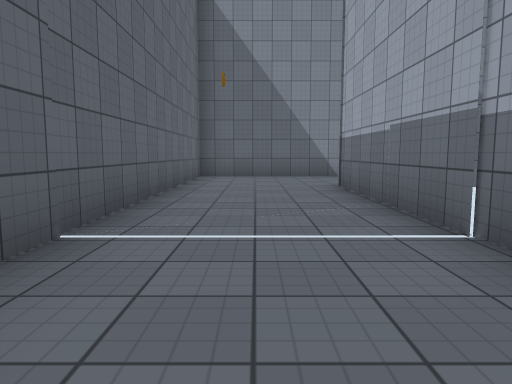
[1] (above)

16 first-person views from a walk through a Unity game level. The camera is 1.2 m above the floor, tilts 6° down and sees 70° across. The floor is counted in squares, 2 m on a side. Each view is taken from the middle of a square. On the plan, view 1 faces up. The plan holds only what a view shows up to about 10 squares ahead; the rest is blank. The place goes on beyond the plan. The player character is not drawn. Surface patterns are stand-ins for the level's own textures.

[2]
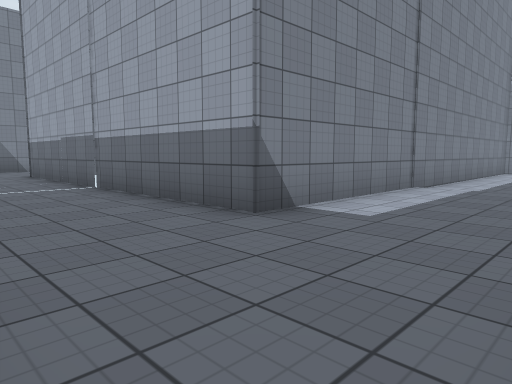

[3]
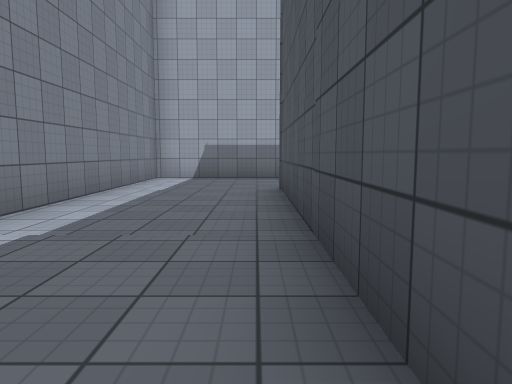

[4]
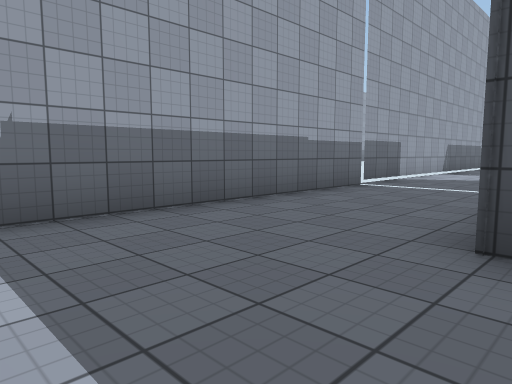

[5]
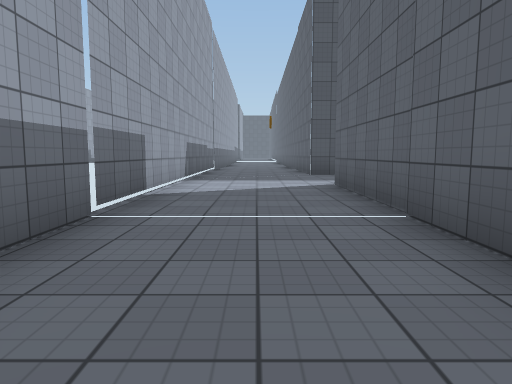

[6]
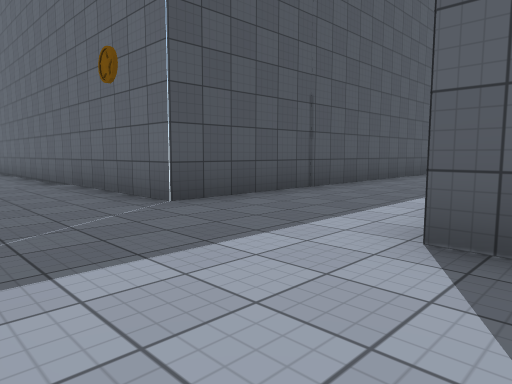

[7]
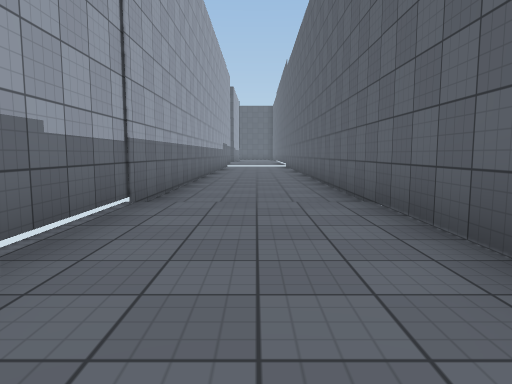

[8]
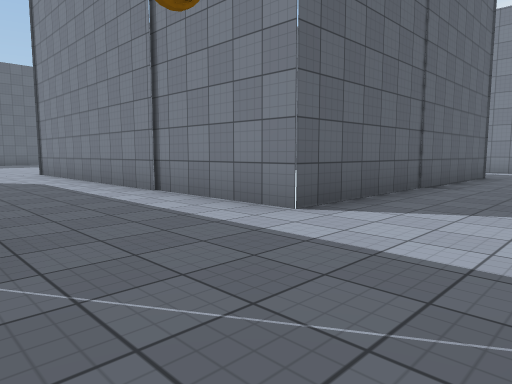

[9]
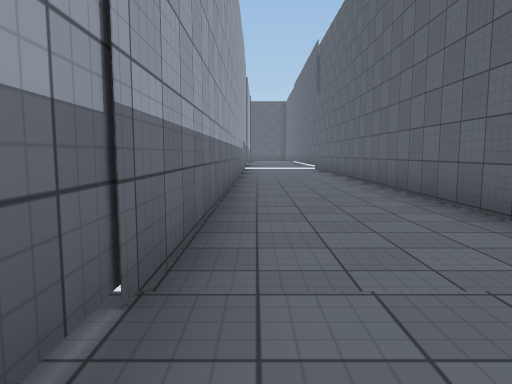

[10]
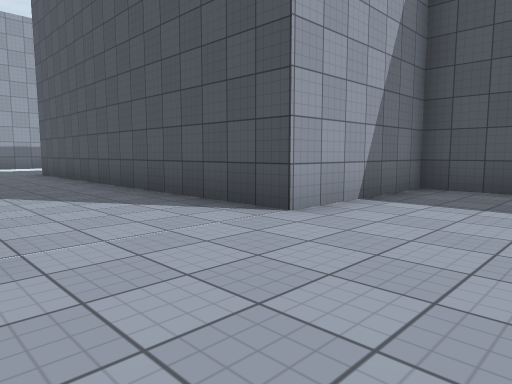

[11]
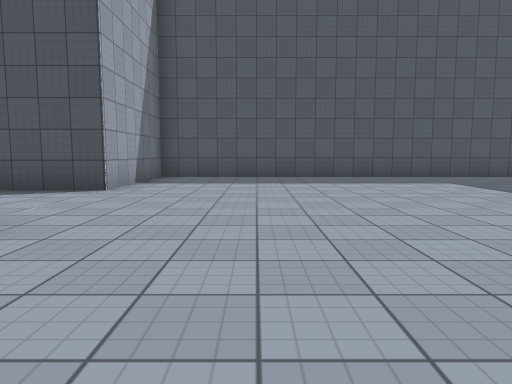

[12]
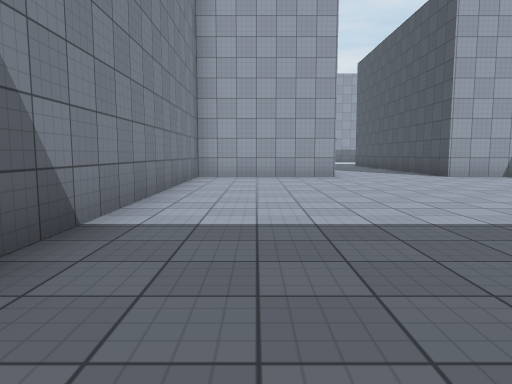

[13]
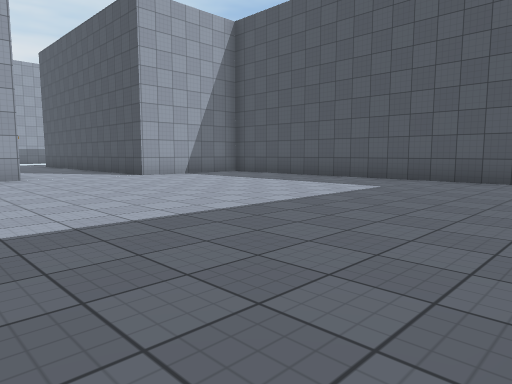

[14]
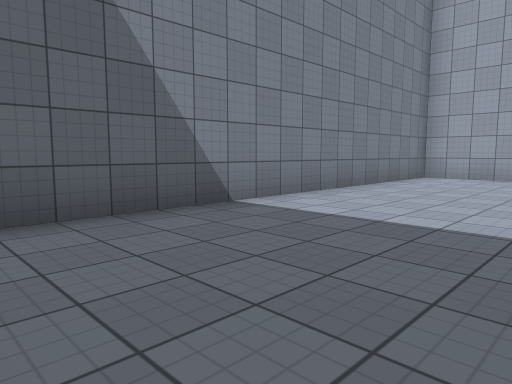

[15]
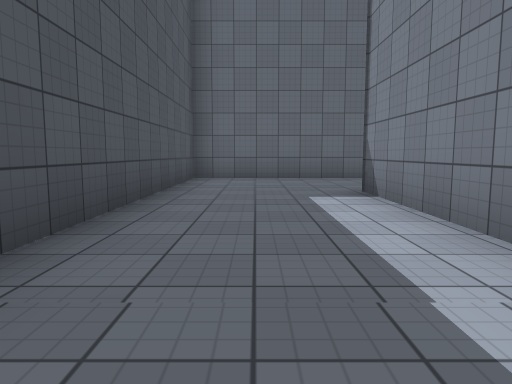

[16]
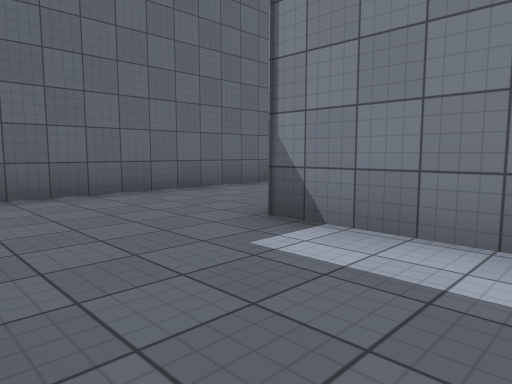

### Floor plan
Points are (right, up) in squares from view 1. A wall is a line through its corners. A room is listed if a view was taken in it or the views show most of it. See-through windows are left out.
Room 1 (views 1, 2, 3, 4, 5, 6, 7, 8, 9, 15, 16)
walls: (0.4, -15) (9.5, -15) (9.5, -27); (12.5, -24.5) (12.6, -1.4) (1.6, -1.4) (1.6, 2.5); (-1.4, 2.5) (-1.4, -4.4) (9.5, -4.4) (9.5, -11.9) (0.8, -11.9)
ways out: opening at (1, -13.5) to room 2; opening at (0, 3)
Room 2 (views 10, 11, 12, 13, 14)
walls: (0.4, -12.1) (0.4, -8.5) (-8.5, -8.5); (-8.6, -18.4) (0.4, -18.4) (0.4, -15)
ways out: opening at (1, -13.5) to room 1

Where each view was taken, in squares from view 1:
view 1: 0 up, 0 right, facing up
view 2: 4 down, 1 left, facing up-right
view 3: 4 down, 3 right, facing right
view 4: 2 down, 9 right, facing down-right
view 5: 5 down, 11 right, facing down
view 6: 11 down, 12 right, facing down-left
view 7: 14 down, 11 right, facing down
view 8: 15 down, 12 right, facing up-left
view 9: 17 down, 12 right, facing down
view 10: 12 down, 2 left, facing down-right
view 11: 9 down, 2 left, facing down
view 12: 10 down, 9 left, facing right
view 13: 10 down, 9 left, facing down-right
view 14: 12 down, 9 left, facing up-right
view 15: 3 down, 7 right, facing left
view 16: 4 down, 4 right, facing up-left
